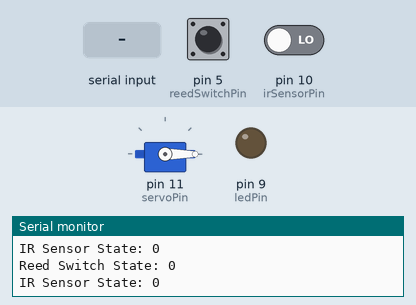
A sketch run on a simulated Arduino Uno, built with avr-gcc and run on an emulated ATmega328P. On the bench: servo, output pins drawn as LEDs (lit = HIGH), the last lines printed to the serial monitor. The test bench sets the inputs (shaded band); at power-on: pin 5 (reedSwitchPin) LOW, pin 10 (irSensorPin) LOW.

Above: at 1.2 s.
1.3 s: pin 5 (reedSwitchPin) pulled HIGH for 3.2 s
At 2.3 s:
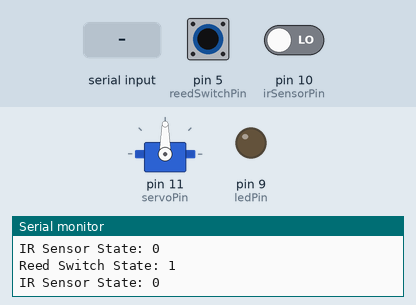
6.5 s: pin 10 (irSensorPin) driven HIGH
At 7.7 s:
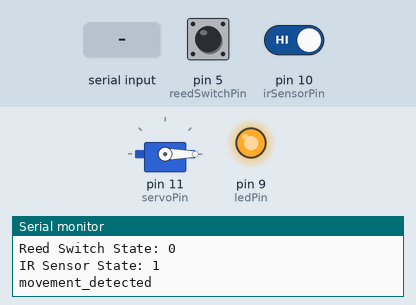
8.0 s: "o" received over Serial
At 9.2 s:
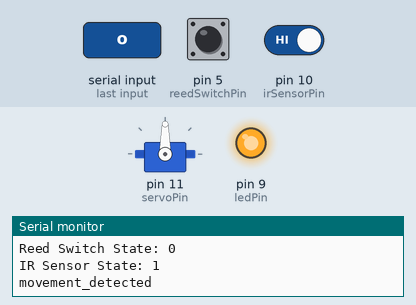
9.5 s: "c" received over Serial
At 10.4 s:
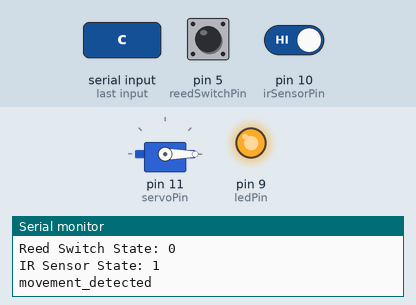
11.0 s: pin 10 (irSensorPin) driven LOW
At 11.6 s:
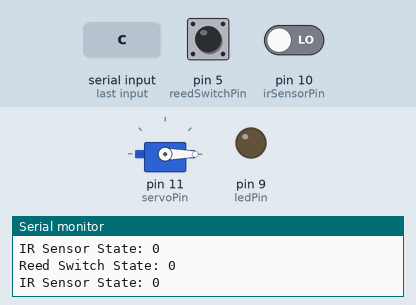
Timing chart, 0 to 13.5 s (numbered marks = the images above; inputs shaded):
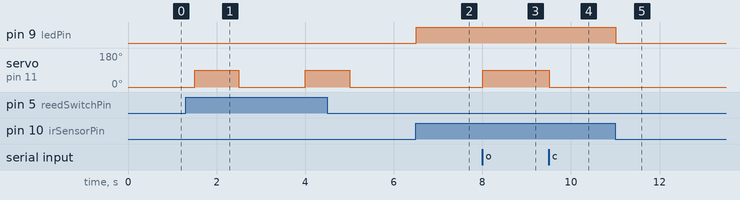

The sketch:

petdoor.ino
```cpp
#include <Servo.h>

const int reedSwitchPin = 5;    // Pin connected to the reed switch
const int irSensorPin = 10;     // Pin connected to the IR sensor
const int ledPin = 9;           // Pin connected to the LED
const int servoPin = 11;        // Pin connected to the servo motor

Servo myServo;

void setup() {
  pinMode(reedSwitchPin, INPUT);
  pinMode(irSensorPin, INPUT);
  pinMode(ledPin, OUTPUT);

  myServo.attach(servoPin);
  myServo.write(0); // Initial position of the servo motor

  Serial.begin(9600);
}

void loop() {
  int reedSwitchState = digitalRead(reedSwitchPin);
  int irSensorState = digitalRead(irSensorPin);

  Serial.print("Reed Switch State: ");
  Serial.println(reedSwitchState);
  Serial.print("IR Sensor State: ");
  Serial.println(irSensorState);

  if (reedSwitchState == HIGH) {
    // Activate the servo motor
    myServo.write(90); // Move the servo to 90 degrees
    delay(1000);       // Hold position for 1 second
    myServo.write(0);  // Move the servo back to 0 degrees
    delay(1000);       // Hold position for 1 second
    // Send data to Raspberry Pi
    Serial.println("pet_detected");
  }

  if (irSensorState == HIGH) {
    // Turn on the LED
    digitalWrite(ledPin, HIGH);
    // Send data to Raspberry Pi
    Serial.println("movement_detected");
  } else {
    // Turn off the LED
    digitalWrite(ledPin, LOW);
  }

  // Check for serial input to control the servo motor
  if (Serial.available() > 0) {
    char command = Serial.read();
    if (command == 'o') {
      // Open the servo (move to 90 degrees)
      myServo.write(90);
    } else if (command == 'c') {
      // Close the servo (move to 0 degrees)
      myServo.write(0);
    }
  }

  delay(500); // Add a small delay for easier observation
}
```

Measured:
- after the input at 1.3 s, servo on pin 11 (servoPin): alternates 90° for 1.0 s and 0° for 1.5 s, starting after 0.20 s
- after the input at 6.5 s, pin 9 (ledPin): LOW → HIGH at once
- after the input at 8.0 s, servo on pin 11 (servoPin): 0° → 90° at once
- after the input at 9.5 s, servo on pin 11 (servoPin): 90° → 0° at once
- after the input at 11.0 s, pin 9 (ledPin): HIGH → LOW at once
